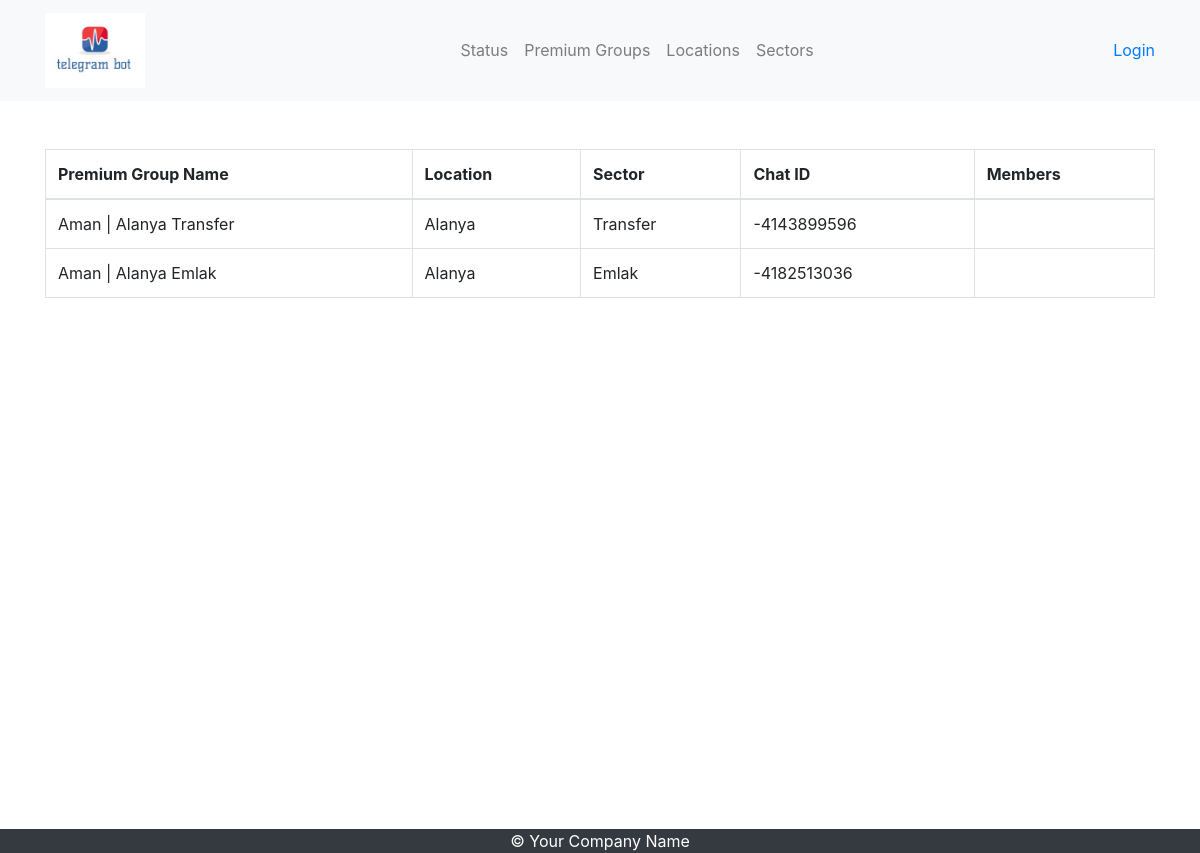
Page /pgs/ on the committed database.
### premiumgroups/models.py (models this page shows, shortened)
class PremiumGroup(models.Model):
    name = models.CharField(max_length=255)
    chat_id = models.CharField(max_length=255)
    sector = models.ForeignKey('Sector', on_delete=models.DO_NOTHING, null=True, related_name='sector_pgs')
    location = models.ForeignKey('Location', on_delete=models.DO_NOTHING, null=True, related_name='location_pgs')

class Location(models.Model):
    name = models.CharField(max_length=255)

class Sector(models.Model):
    name = models.CharField(max_length=255)

### premiumgroups/views.py (the view)
# urls.py: path('pgs/', PGListView.as_view(), name='pg-list'),
class PGListView(generic.ListView):
    model = PremiumGroup
    context_object_name = 'pgs'

### templates/premiumgroups/premiumgroup_list.html (shortened to what this page needs)
{% extends 'base.html' %}
{% block content %}
<div class="container">
    <table class="table table-hover table-bordered">
        <thead>
            <tr>
                <th scope="col">Premium Group Name</th>
                <th scope="col">Location</th>
                <th scope="col">Sector</th>
                <th scope="col">Chat ID</th>
                <th scope="col">Members</th>
            </tr>
        </thead>
        <tbody>
            {% for pg in pgs %}
            <tr>
                <td>{{pg.name}}</td>
                <td>{{pg.location.name}}</td>
                <td>{{pg.sector.name}}</td>
                <td>{{pg.chat_id}}</td>
                <td>
                </td>
            </tr>
            {% endfor %}
        </tbody>
    </table>
  </div>
{% endblock %}

### rows in the picture
PremiumGroup: name "Aman | Alanya Transfer", location.name "Alanya", sector.name "Transfer", chat_id "-4143899596"
PremiumGroup: name "Aman | Alanya Emlak", location.name "Alanya", sector.name "Emlak", chat_id "-4182513036"
